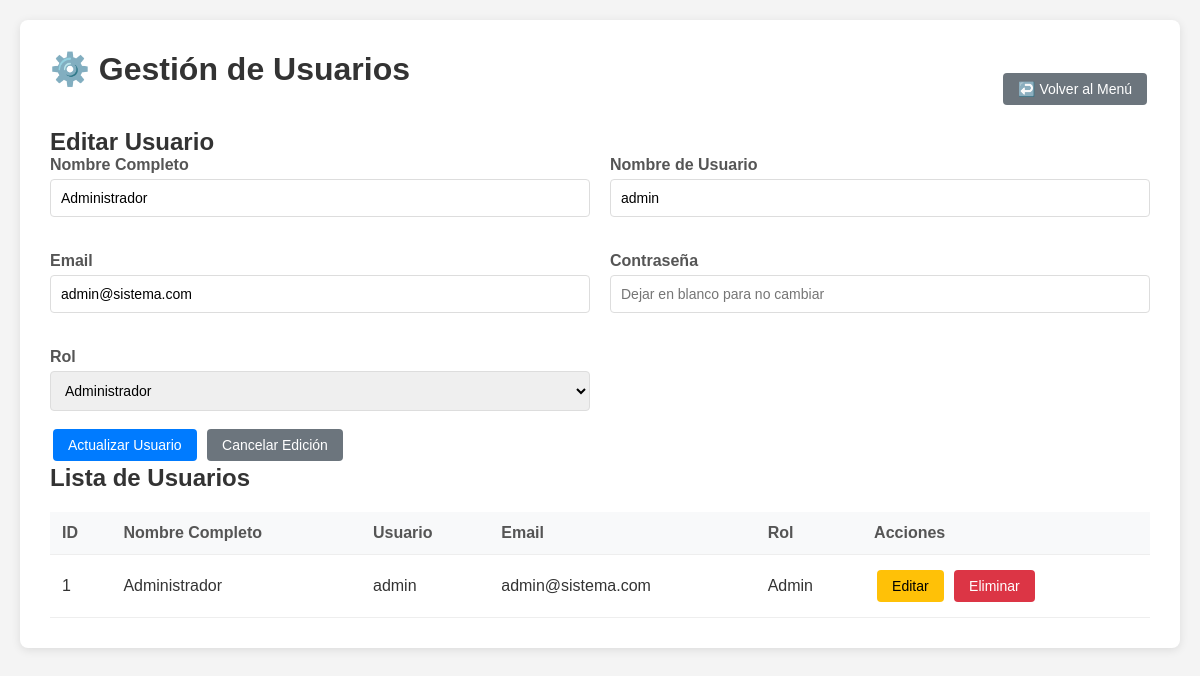
Page /form_users.php?editar=1 (signed in) on the committed database.
### tables this page shows
CREATE TABLE IF NOT EXISTS `users` (
  `id` int(11) NOT NULL AUTO_INCREMENT,
  `nombre_completo` varchar(200) NOT NULL,
  `username` varchar(50) NOT NULL,
  `email` varchar(150) NOT NULL,
  `password` varchar(255) NOT NULL,
  `rol` enum('admin','usuario') NOT NULL DEFAULT 'usuario',
  `fecha_registro` timestamp NOT NULL DEFAULT current_timestamp(),
  `ultimo_acceso` timestamp NULL DEFAULT NULL,
  `activo` tinyint(1) DEFAULT 1,
  PRIMARY KEY (`id`),
  UNIQUE KEY `username` (`username`),
  UNIQUE KEY `email` (`email`),
  KEY `idx_username` (`username`),
  KEY `idx_email` (`email`)
);

### form_users.php (the view, shortened to what this page needs)
<?php
require_once 'config.php';
$usuario_a_editar = null;
if (isset($_GET['editar'])) {
    $stmt = $pdo->prepare("SELECT * FROM users WHERE id = ?");
    $stmt->execute([$_GET['editar']]);
    $usuario_a_editar = $stmt->fetch();
}
$usuarios = $pdo->query("SELECT * FROM users ORDER BY id DESC")->fetchAll();
?>
<!DOCTYPE html>
<html lang="es">
<head>
    <link rel="stylesheet" href="assets/css/styles.css">
</head>
<body>
    <div class="container">
        <div style="display: flex; justify-content: space-between; align-items: center;">
            <h1>⚙️ Gestión de Usuarios</h1>
            <a href="index.php" class="btn btn-secondary">↩️ Volver al Menú</a>
        </div>
        <h2><?php echo $usuario_a_editar ? 'Editar Usuario' : 'Crear Nuevo Usuario'; ?></h2>
        <form method="POST" action="form_users.php">
            <div class="grid-2">
                <div class="form-group">
                    <label for="form_nombre_completo">Nombre Completo</label>
                    <input type="text" id="form_nombre_completo" name="nombre_completo" required value="<?php echo htmlspecialchars($usuario_a_editar['nombre_completo'] ?? ''); ?>" autocomplete="name">
                </div>
                <div class="form-group">
                    <label for="form_username">Nombre de Usuario</label>
                    <input type="text" id="form_username" name="username" required value="<?php echo htmlspecialchars($usuario_a_editar['username'] ?? ''); ?>" autocomplete="username">
                </div>
                <div class="form-group">
                    <label for="form_email">Email</label>
                    <input type="email" id="form_email" name="email" required value="<?php echo htmlspecialchars($usuario_a_editar['email'] ?? ''); ?>" autocomplete="email">
                </div>
                <div class="form-group">
                    <label for="form_password">Contraseña</label>
                    <input type="password" id="form_password" name="password" <?php echo $usuario_a_editar ? '' : 'required'; ?> placeholder="<?php echo $usuario_a_editar ? 'Dejar en blanco para no cambiar' : ''; ?>" autocomplete="new-password">
                </div>
                <div class="form-group">
                    <label for="form_rol">Rol</label>
                    <select id="form_rol" name="rol" required>
                        <option value="admin" <?php echo (isset($usuario_a_editar) && $usuario_a_editar['rol'] == 'admin') ? 'selected' : ''; ?>>Administrador</option>
                    </select>
                </div>
            </div>
            <button type="submit" class="btn btn-primary"><?php echo $usuario_a_editar ? 'Actualizar Usuario' : 'Crear Usuario'; ?></button>
            <?php if ($usuario_a_editar): ?>
                <a href="form_users.php" class="btn btn-secondary">Cancelar Edición</a>
            <?php endif; ?>
        </form>
        <h2>Lista de Usuarios</h2>
        <table>
            <thead>
                <tr>
                    <th>ID</th>
                    <th>Nombre Completo</th>
                    <th>Usuario</th>
                    <th>Email</th>
                    <th>Rol</th>
                    <th>Acciones</th>
                </tr>
            </thead>
            <tbody>
                <?php foreach ($usuarios as $usuario): ?>
                <tr>
                    <td><?php echo $usuario['id']; ?></td>
                    <td><?php echo htmlspecialchars($usuario['nombre_completo']); ?></td>
                    <td><?php echo htmlspecialchars($usuario['username']); ?></td>
                    <td><?php echo htmlspecialchars($usuario['email']); ?></td>
                    <td><?php echo ucfirst($usuario['rol']); ?></td>
                    <td>
                        <a href="?editar=<?php echo $usuario['id']; ?>" class="btn btn-warning">Editar</a>
                        <a href="?eliminar=<?php echo $usuario['id']; ?>" class="btn btn-danger" onclick="return confirm('¿Está seguro de que desea eliminar a este usuario?');">Eliminar</a>
                    </td>
                </tr>
                <?php endforeach; ?>
            </tbody>
        </table>
    </div>
</body>
</html>

### assets/css/styles.css (style rules this page uses)
* { margin: 0; padding: 0; box-sizing: border-box; }
body { font-family: Arial, sans-serif; background: #f4f4f4; margin: 0; padding: 20px; color: #333; }
.container { max-width: 1400px; margin: 0 auto; background: white; padding: 30px; border-radius: 8px; box-shadow: 0 2px 10px rgba(0, 0, 0, 0.1); }
h1 { color: #333; padding-bottom: 10px; margin-bottom: 30px; }
h1, h2, h3 { color: #333; }
.btn { padding: 8px 15px; margin: 3px; border: none; cursor: pointer; border-radius: 4px; font-size: 14px; text-decoration: none; display: inline-block; transition: all 0.3s; }
.btn-primary { background: #007bff; color: white; }
.btn-secondary { background: #6c757d; color: white; }
.btn-danger { background: #dc3545; color: white; }
.btn-warning { background: #ffc107; color: black; }
.form-group { margin-bottom: 15px; }
.form-group label { display: block; margin-bottom: 5px; font-weight: bold; color: #555; }
.form-group input, .form-group textarea, .form-group select { width: 100%; padding: 10px; border: 1px solid #ddd; border-radius: 4px; box-sizing: border-box; font-size: 14px; }
.grid-2 { display: grid; grid-template-columns: 1fr 1fr; gap: 20px; }
table { width: 100%; border-collapse: collapse; margin-top: 20px; }
th, td { padding: 12px; text-align: left; border-bottom: 1px solid #eee; }
th { background: #343a40; color: white; font-weight: bold; }
table { width: 100%; border-collapse: collapse; }
th { background: #f8f9fa; font-weight: bold; color: #555; }

### rows in the picture
users: nombre_completo "Administrador", username "admin", email "admin@sistema.com", rol "Administrador", id "1", rol "Admin"
